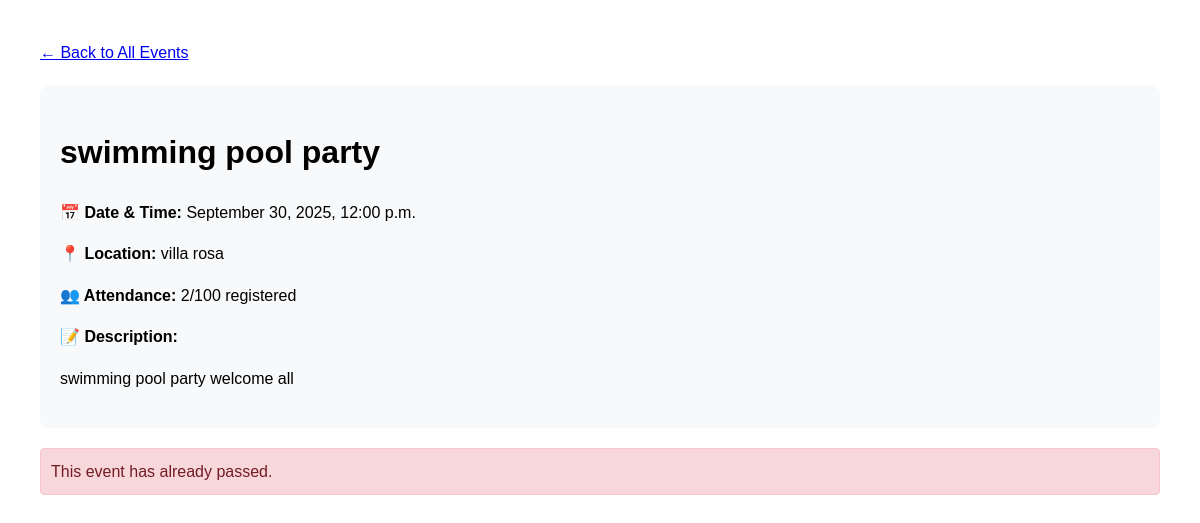
Before: /event/2/ with the older database file.
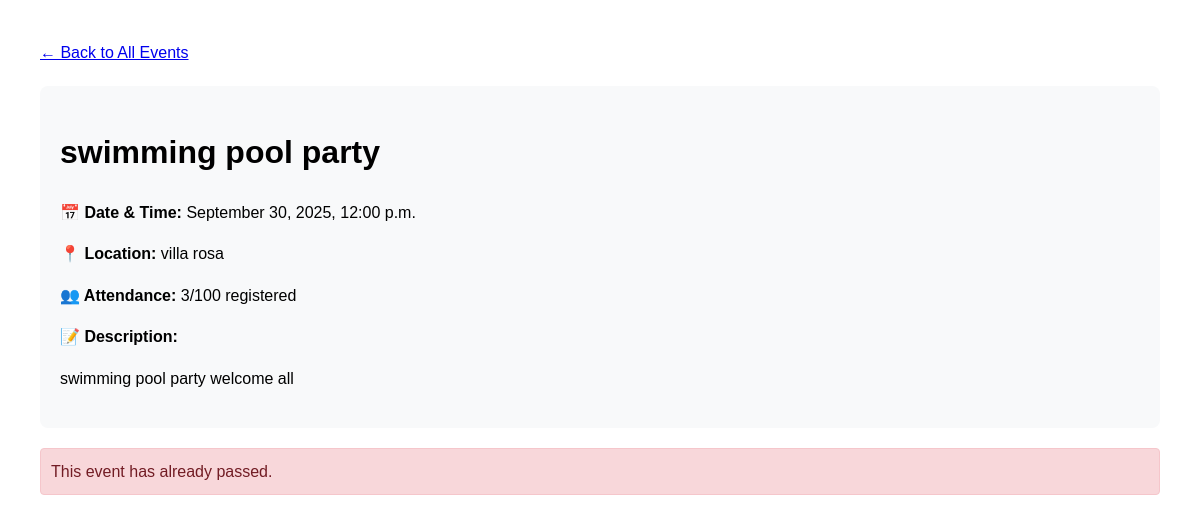
After: the same page with the newer database file.
### events/models.py (models this page shows, shortened)
class Event(models.Model):
    title = models.CharField(max_length=200)
    description = models.TextField()
    date = models.DateTimeField()
    location = models.CharField(max_length=200)
    max_attendees = models.PositiveIntegerField(default=100)
    created_at = models.DateTimeField(auto_now_add=True)
    @property
    def is_upcoming(self):
        return self.date > timezone.now()
    @property
    def registered_count(self):
        return self.registrations.count()

### events/views.py (the view)
# urls.py: path('event/<int:event_id>/', views.event_detail, name='event_detail'),
def event_detail(request, event_id):
    event = get_object_or_404(Event, id=event_id)
    return render(request, 'events/event_detail.html', {'event': event})

### events/templates/events/event_detail.html (shortened to what this page needs)
<!DOCTYPE html>
<html>
<head>
</head>
<body>
    <a href="{% url 'home' %}">← Back to All Events</a>
    <div class="event-details">
        <h1>{{ event.title }}</h1>
        <p><strong>📅 Date & Time:</strong> {{ event.date|date:"F j, Y, g:i a" }}</p>
        <p><strong>📍 Location:</strong> {{ event.location }}</p>
        <p><strong>👥 Attendance:</strong> {{ event.registered_count }}/{{ event.max_attendees }} registered</p>
        <p><strong>📝 Description:</strong></p>
        <p>{{ event.description|linebreaks }}</p>
    </div>
    {% if event.is_upcoming and event.registered_count < event.max_attendees %}
    <div class="registration-form">
        <h2>Register for this Event</h2>
        <form id="registrationForm">
            {% csrf_token %}
            <div class="form-group">
                <label for="name">Full Name:</label>
                <input type="text" id="name" name="name" required>
            </div>
            <div class="form-group">
                <label for="email">Email Address:</label>
                <input type="email" id="email" name="email" required>
            </div>
            <button type="submit">Register Now</button>
        </form>
        <div id="message"></div>
    </div>
    {% elif not event.is_upcoming %}
    <div class="message error">
        This event has already passed.
    </div>
    {% else %}
    <div class="message error">
        This event is full. Registration is closed.
    </div>
    {% endif %}
</body>
</html>

### events/templates/events/event_detail.html (style rules this page uses)
body { font-family: Arial, sans-serif; margin: 40px; line-height: 1.6; }
.event-details { background: #f8f9fa; padding: 20px; border-radius: 8px; margin: 20px 0; }
.message { padding: 10px; margin: 10px 0; border-radius: 4px; }
.error { background: #f8d7da; color: #721c24; border: 1px solid #f5c6cb; }

Changed rows visible on the page:
changed Event "swimming pool party": registered_count "2" → "3"
